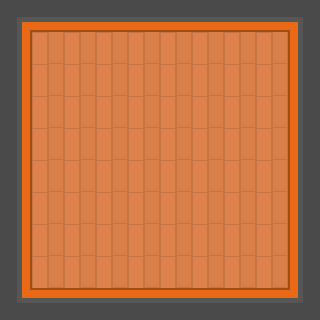

The image is a tile-based game level rendered from a .tmx file. Its description and complete source (layers, tilesets, objects, tile grids) follow:
An orthogonal 10x10 tile map with 32x32 px tiles, 1 tile layer (Capa de Patrones 1).

<map version="1.0" orientation="orthogonal" renderorder="right-down" width="10" height="10" tilewidth="32" tileheight="32" nextobjectid="1">
 <tileset firstgid="1" name="tilesheet_complete" tilewidth="32" tileheight="32" tilecount="2160" columns="54">
  <image source="../sprites/Topdown Shooter/Tilesheet/tilesheet_complete.png" width="1728" height="1280" />
 </tileset>
 <layer name="Capa de Patrones 1" width="10" height="10">
  <data encoding="csv">
704,1036,1036,1036,1036,1036,1036,1036,1036,705,
600,247,247,247,247,247,247,247,247,601,
600,247,247,247,247,247,247,247,247,601,
600,247,247,247,247,247,247,247,247,601,
600,247,247,247,247,247,247,247,247,601,
600,247,247,247,247,247,247,247,247,601,
600,247,247,247,247,247,247,247,247,601,
600,247,247,247,247,247,247,247,247,601,
600,247,247,247,247,247,247,247,247,601,
758,766,766,766,766,766,766,766,766,759
</data>
 </layer>
</map>
